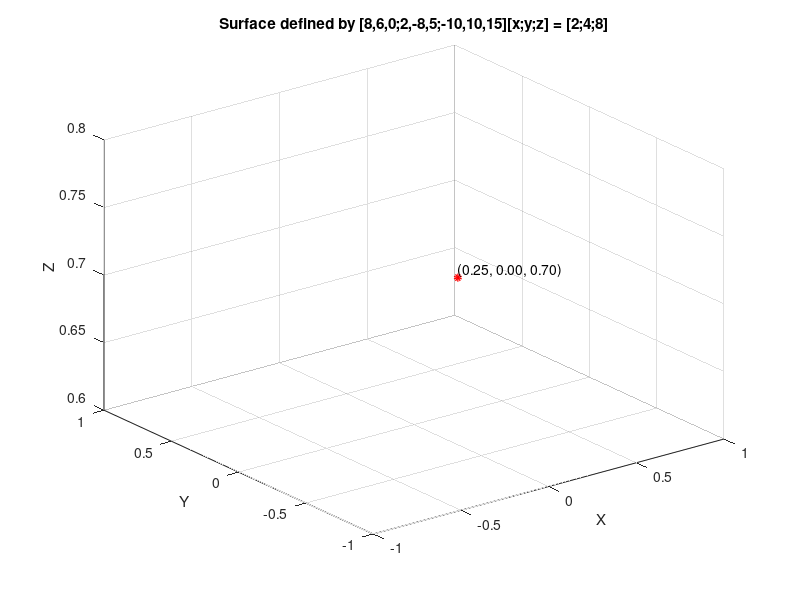

Write MATLAB code to recreate this figure.
% Define the coefficients matrix A and the right-hand side vector B
A = [8, 6, 0; 2, -8, 5; -10, 10, 15];
B = [2; 4; 8];

% Solve the system of equations Ax = B to find x, y, z
XYZ = A \ B;
x = XYZ(1);
y = XYZ(2);
z = XYZ(3);

% Create a grid of points for plotting the surface
[X, Y] = meshgrid(linspace(-1, 1, 100), linspace(-1, 1, 100));

% Calculate the corresponding Z values using the equation
Z = (B(1) - A(1,1)*X - A(1,2)*Y) / A(1,3);

% Plot the surface
figure;
surf(X, Y, Z, 'FaceAlpha', 0.5, 'EdgeAlpha', 0.8);
hold on;

% Plot the solution point
plot3(x, y, z, 'ro', 'MarkerSize', 3, 'LineWidth', 3);

% Set axis labels and title
xlabel('X');
ylabel('Y');
zlabel('Z');
title('Surface defined by [8,6,0;2,-8,5;-10,10,15][x;y;z] = [2;4;8]');

% Display the solution point
text(x, y, z, sprintf('(%.2f, %.2f, %.2f)', x, y, z), 'VerticalAlignment', 'bottom', 'HorizontalAlignment', 'left');

% Show grid and adjust the view
grid on;
view(3);
hold off;
